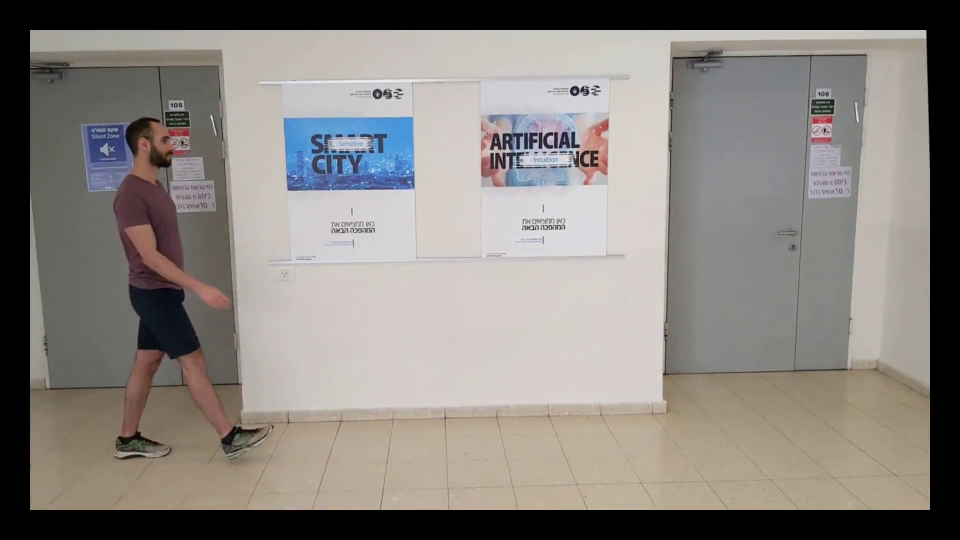
#> input picture frame 20 of Outputs/stabilized.avi, 1920 x 1080 px, given in place of INPUT.avi, which was not available (shown at 1/2 size)
$ python runme.py
#> lines starting #> are read from the running program, lines starting #| are printed output that depends on the picture; pictures that were not available may be replaced by others from this repository, and a replacement may not be noted
### CODE/Stabilization.py
import numpy as np
import cv2
import matplotlib.pyplot as plt
import matplotlib.patches as patches
from tqdm import tqdm

# [21 lines left out: functions movingAverage, smooth, not called in this run]


def inital_stab(Input, Output, Pbar_bool, Pbar):

    # Read input video
#> called with Input = 'Input/INPUT.avi', Output = 'Temp/init_stabilized_1.avi', Pbar_bool = False
    cap = cv2.VideoCapture(Input)

    # Set up output video
    n_frames = int(cap.get(cv2.CAP_PROP_FRAME_COUNT))
    w = int(cap.get(cv2.CAP_PROP_FRAME_WIDTH))
    h = int(cap.get(cv2.CAP_PROP_FRAME_HEIGHT))
    fps = cap.get(cv2.CAP_PROP_FPS)
    fourcc = cv2.VideoWriter_fourcc(*'MJPG')
    out = cv2.VideoWriter(Output, fourcc, fps, (w, h))

    if not Pbar_bool:
        pbar = tqdm(total=(6 * n_frames - 1), desc='Stabilization', position=0, leave=True)
    else:
        pbar = Pbar

    # Read first frame
    _, prev = cap.read()
#> prev is the input picture: shape (1080, 1920, 3); mean B, G, R 126.1, 130.5, 135.7
    prev_gray = cv2.cvtColor(prev, cv2.COLOR_BGR2GRAY)
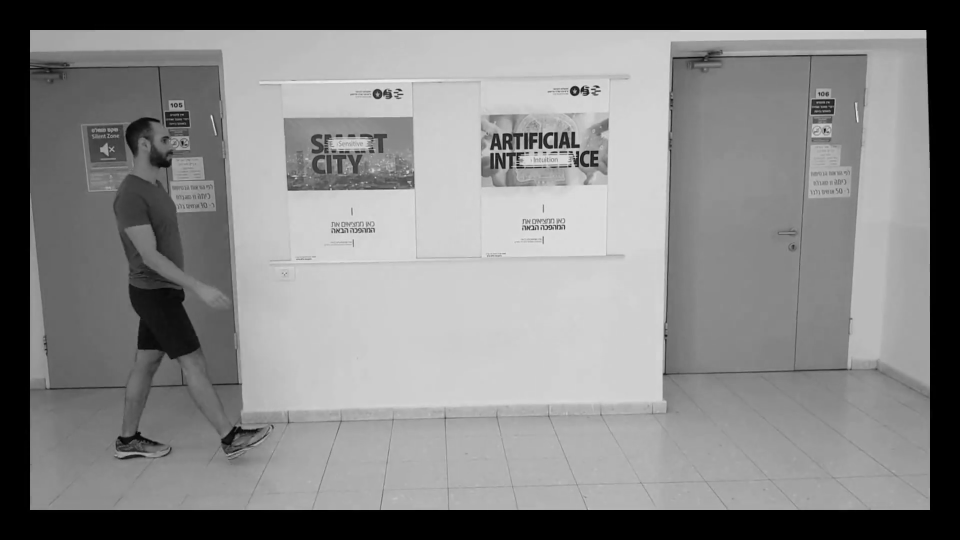
#> prev_gray: shape (1080, 1920) (shown at 1/2 size); min 0, max 253, mean 131.5
    pbar.update(1)
    # Pre-define transformation-store array
    transforms = np.zeros((n_frames - 1, 3), np.float32)

    for i in range(n_frames-1):
        pbar.update(1)
        # Detect feature points in previous frame
        prev_pts = cv2.goodFeaturesToTrack(prev_gray,
                                           maxCorners=1000,
                                           qualityLevel=0.01,
                                           minDistance=1,
                                           blockSize=3)

        # Read next frame
        success, curr = cap.read()
        if not success:
            break
        curr_gray = cv2.cvtColor(curr, cv2.COLOR_BGR2GRAY)

        # Calculate optical flow (i.e. track feature points)
        curr_pts, status, err = cv2.calcOpticalFlowPyrLK(prev_gray, curr_gray, prev_pts, None)

        # Filter only valid points, with lowest error
        err = err[status == 1]
        min_errors_ind = np.argpartition(err, int(len(err)*9/10), axis=0)[:int(len(err)*9/10)]
        prev_pts = prev_pts[status == 1][min_errors_ind]
        curr_pts = curr_pts[status == 1][min_errors_ind]

        # show points
        if i > 300:
            fig, ax = plt.subplots(1)
            ax.imshow(prev_gray)
            ax.scatter(prev_pts[:, 0], prev_pts[:, 1], s=10, c='r', marker="o")
            plt.show()

        # Find transformation matrix
        m = cv2.estimateRigidTransform(prev_pts, curr_pts, fullAffine=False)  # will only work with OpenCV-3 or less
        # Extract traslation
        dx = m[0, 2]
        dy = m[1, 2]
        # Extract rotation angle
        da = np.arctan2(m[1, 0], m[0, 0])
        # Store transformation
        transforms[i] = [dx, dy, da]

        # Move to next frame
        prev_gray = curr_gray
#> this loop made 1 pass
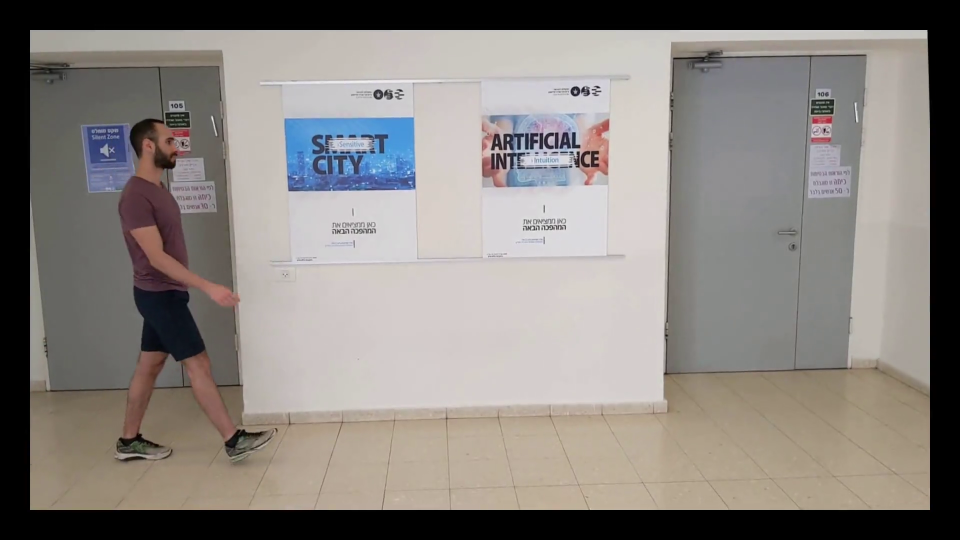
#> input picture frame 21 of Outputs/stabilized.avi, 1920 x 1080 px, given in place of INPUT.avi, which was not available (shown at 1/2 size)
#> curr is the input picture: shape (1080, 1920, 3); mean B, G, R 126.2, 130.4, 135.7
#> after the loop, transforms = 204 rows, first 8: [0, 0, 0], [0, 0, 0], [0, 0, 0], [0, 0, 0], [0, 0, 0], [0, 0, 0], [0, 0, 0], [0, 0, 0]


    # Compute trajectory using cumulative sum of transformations
    trajectory = np.cumsum(transforms, axis=0)
    # Create variable to store smoothed trajectory
    smoothed_trajectory = smooth(trajectory)
    # Calculate difference in smoothed_trajectory and trajectory
    difference = smoothed_trajectory - trajectory
    # Calculate newer transformation array
    transforms_smooth = transforms + difference

    # Reset stream to first frame
    cap.set(cv2.CAP_PROP_POS_FRAMES, 0)

    # Write n_frames-1 transformed frames
    for i in range(-1, n_frames-1):
        pbar.update(1)
        # Read next frame
        success, frame = cap.read()
        if not success:
            break
        if i == -1:
            i = 0
        # Extract transformations from the new transformation array
        dx = transforms_smooth[i, 0]
        dy = transforms_smooth[i, 1]
        da = transforms_smooth[i, 2]

        # Reconstruct transformation matrix accordingly to new values
        m = np.zeros((2, 3), np.float32)
        m[0, 0] = np.cos(da)
        m[0, 1] = -np.sin(da)
        m[1, 0] = np.sin(da)
        m[1, 1] = np.cos(da)
        m[0, 2] = dx
        m[1, 2] = dy

        # Apply affine wrapping to the given frame
        frame_stabilized = cv2.warpAffine(frame, m, (w, h))

        # Write the frame to the file

        out.write(frame_stabilized)

    # Release video
    cap.release()
    out.release()
    # Close windows
    cv2.destroyAllWindows()
    return pbar


# [131 lines left out: functions median_trajectory, center_vid, not called in this run]

### CODE/runme.py
from Stabilization import *
from Background_Subtraction import *
from Matting import *
from Tracking import *
import os
import time
from tqdm import tqdm

log_file = open("time_log_file.txt", "w")
log_file.write('blocks run time:\n')


CODE = "{0}".format(os.getcwd())
RootFile = os.path.split(CODE)[0]
OutputFile = os.path.join(RootFile, 'Outputs')
InputFile = os.path.join(RootFile, 'Input')
TempFile = os.path.join(RootFile, 'Temp')

t0 = time.time()


                            ########## stabilization block ##########

INPUT_vid, OUT_vid1 = os.path.join(InputFile, 'INPUT.avi'), os.path.join(TempFile, 'init_stabilized_1.avi')
#> (the run stopped early here; a loop or call above may not have finished)

$ run again, starting later in the video
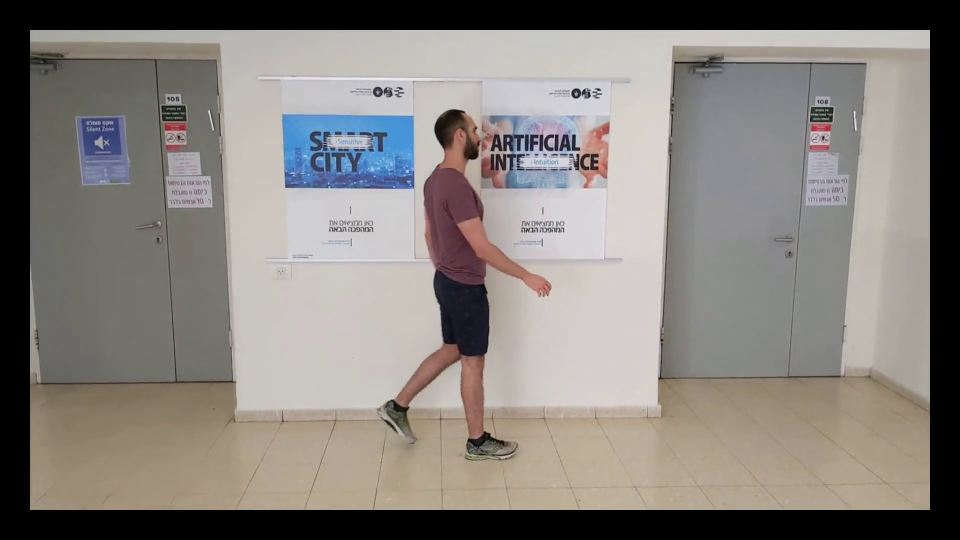
#> input picture frame 92 of Outputs/stabilized.avi, 1920 x 1080 px, given in place of INPUT.avi, which was not available (shown at 1/2 size)
#> in inital_stab, prev is the input picture: shape (1080, 1920, 3); mean B, G, R 124, 128.9, 133.9
#> in inital_stab, `prev_gray = cv2.cvtColor(prev, cv2.COLOR_BGR2GRAY)`:
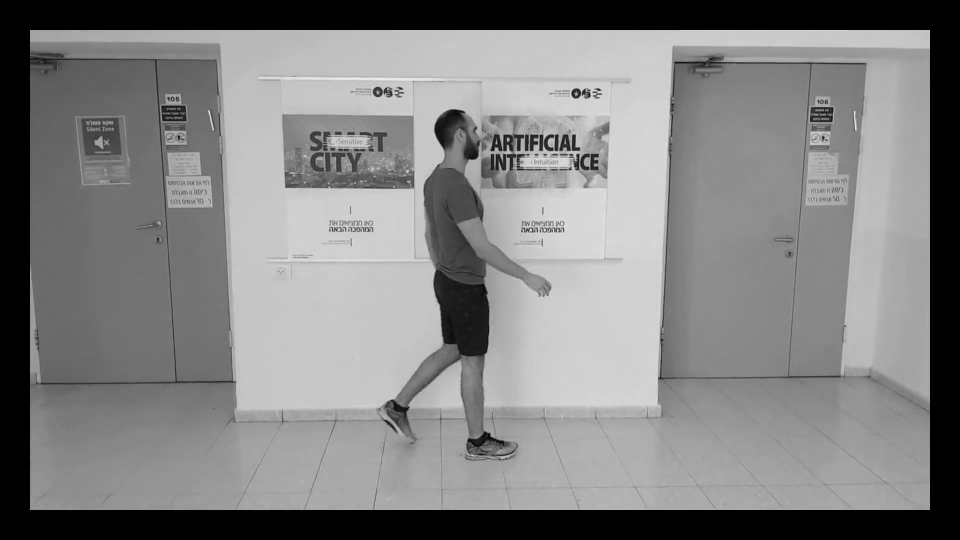
#> prev_gray: shape (1080, 1920) (shown at 1/2 size); min 0, max 254, mean 129.7
#> the loop in inital_stab, `for i in range(n_frames-1):` made 1 pass
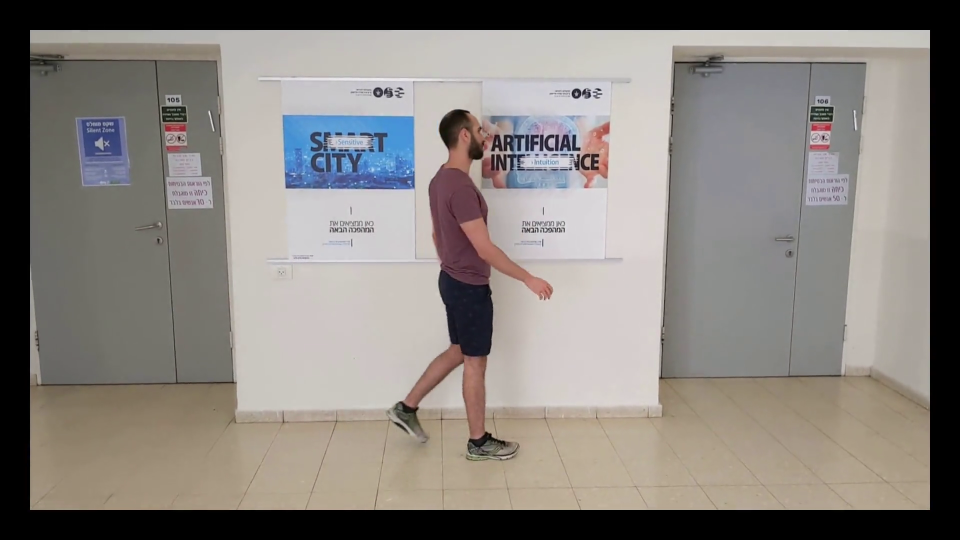
#> input picture frame 93 of Outputs/stabilized.avi, 1920 x 1080 px, given in place of INPUT.avi, which was not available (shown at 1/2 size)
#> in inital_stab, curr is the input picture: shape (1080, 1920, 3); mean B, G, R 124.4, 129.1, 134.2
#> after the loop in inital_stab, `for i in range(n_frames-1):`: transforms = 204 rows, first 8: [0, 0, 0], [0, 0, 0], [0, 0, 0], [0, 0, 0], [0, 0, 0], [0, 0, 0], [0, 0, 0], [0, 0, 0]

$ run again, starting later in the video
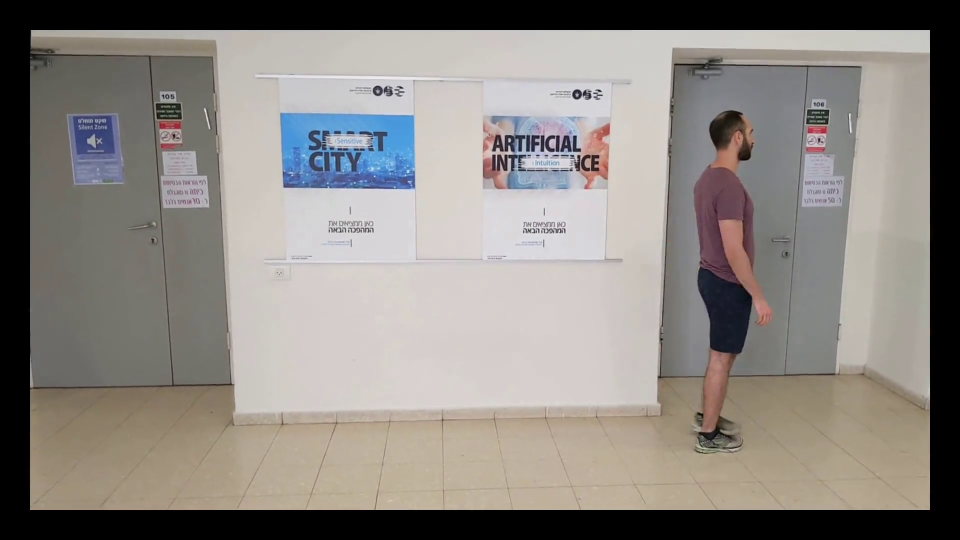
#> input picture frame 164 of Outputs/stabilized.avi, 1920 x 1080 px, given in place of INPUT.avi, which was not available (shown at 1/2 size)
#> in inital_stab, prev is the input picture: shape (1080, 1920, 3); mean B, G, R 129, 133.5, 138.6
#> in inital_stab, `prev_gray = cv2.cvtColor(prev, cv2.COLOR_BGR2GRAY)`:
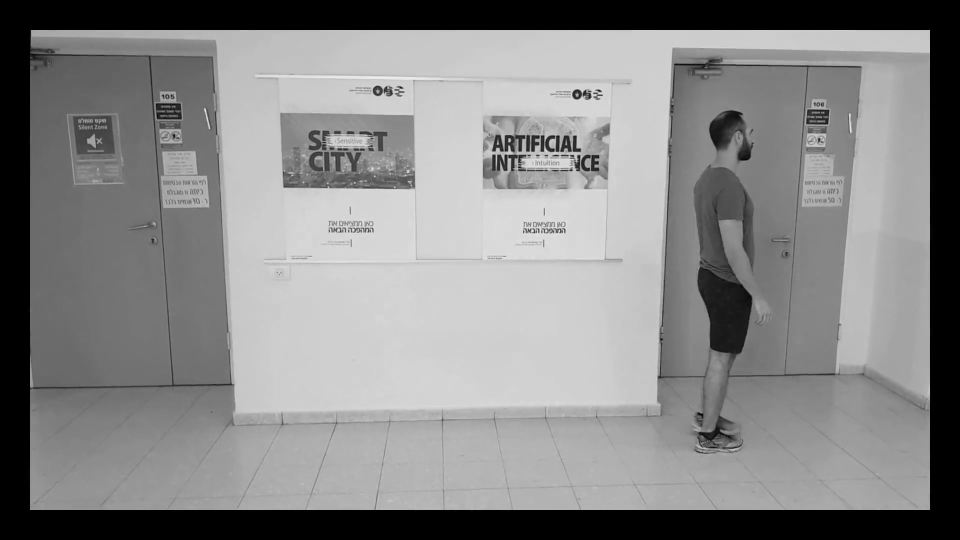
#> prev_gray: shape (1080, 1920) (shown at 1/2 size); min 0, max 252, mean 134.4
#> the loop in inital_stab, `for i in range(n_frames-1):` made 1 pass
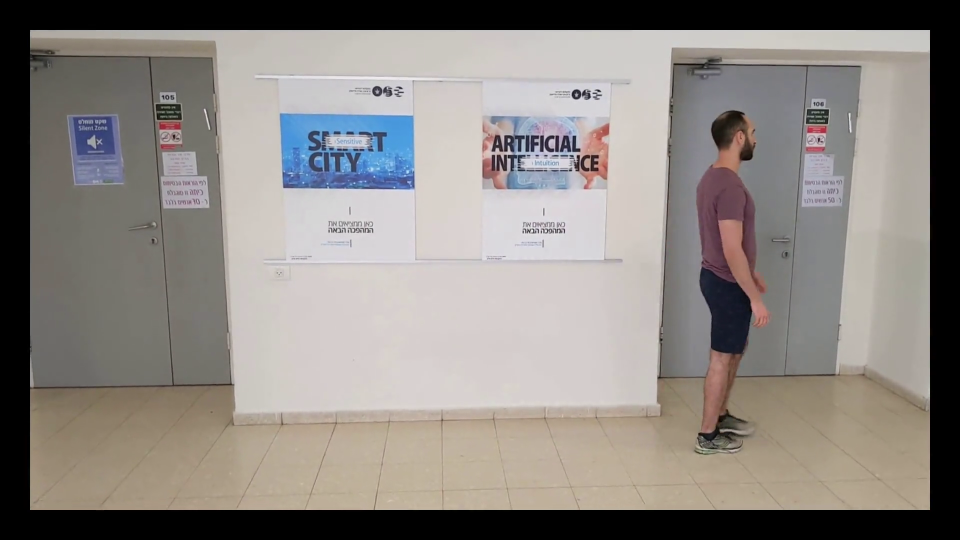
#> input picture frame 165 of Outputs/stabilized.avi, 1920 x 1080 px, given in place of INPUT.avi, which was not available (shown at 1/2 size)
#> in inital_stab, curr is the input picture: shape (1080, 1920, 3); mean B, G, R 129.2, 133.5, 138.7
#> after the loop in inital_stab, `for i in range(n_frames-1):`: transforms = 204 rows, first 8: [0, 0, 0], [0, 0, 0], [0, 0, 0], [0, 0, 0], [0, 0, 0], [0, 0, 0], [0, 0, 0], [0, 0, 0]
